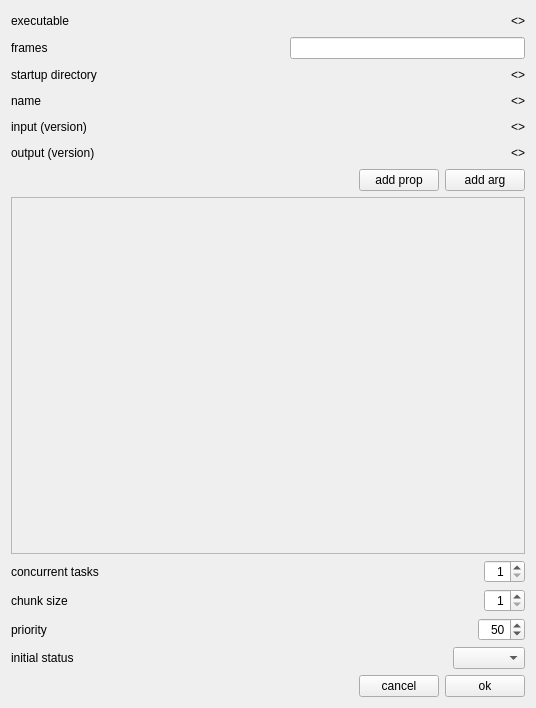
<?xml version="1.0" encoding="UTF-8"?>
<ui version="4.0">
 <class>Form</class>
 <widget class="QWidget" name="Form">
  <property name="geometry">
   <rect>
    <x>0</x>
    <y>0</y>
    <width>536</width>
    <height>708</height>
   </rect>
  </property>
  <property name="windowTitle">
   <string>Form</string>
  </property>
  <layout class="QGridLayout" name="gridLayout">
   <item row="0" column="0">
    <layout class="QVBoxLayout" name="verticalLayout">
     <item>
      <layout class="QHBoxLayout" name="horizontalLayout_2">
       <item>
        <widget class="QLabel" name="label">
         <property name="text">
          <string>executable</string>
         </property>
        </widget>
       </item>
       <item>
        <spacer name="horizontalSpacer_3">
         <property name="orientation">
          <enum>Qt::Horizontal</enum>
         </property>
         <property name="sizeHint" stdset="0">
          <size>
           <width>40</width>
           <height>20</height>
          </size>
         </property>
        </spacer>
       </item>
       <item>
        <widget class="QLabel" name="labelExecutable">
         <property name="text">
          <string>&lt;&gt;</string>
         </property>
         <property name="alignment">
          <set>Qt::AlignRight|Qt::AlignTrailing|Qt::AlignVCenter</set>
         </property>
        </widget>
       </item>
      </layout>
     </item>
     <item>
      <layout class="QHBoxLayout" name="horizontalLayout_4">
       <item>
        <widget class="QLabel" name="label_2">
         <property name="text">
          <string>frames</string>
         </property>
        </widget>
       </item>
       <item>
        <spacer name="horizontalSpacer_9">
         <property name="orientation">
          <enum>Qt::Horizontal</enum>
         </property>
         <property name="sizeHint" stdset="0">
          <size>
           <width>40</width>
           <height>20</height>
          </size>
         </property>
        </spacer>
       </item>
       <item>
        <widget class="QLineEdit" name="lineEditFrames">
         <property name="alignment">
          <set>Qt::AlignRight|Qt::AlignTrailing|Qt::AlignVCenter</set>
         </property>
        </widget>
       </item>
      </layout>
     </item>
     <item>
      <layout class="QHBoxLayout" name="horizontalLayout_5">
       <item>
        <widget class="QLabel" name="label_3">
         <property name="text">
          <string>startup directory</string>
         </property>
        </widget>
       </item>
       <item>
        <spacer name="horizontalSpacer_4">
         <property name="orientation">
          <enum>Qt::Horizontal</enum>
         </property>
         <property name="sizeHint" stdset="0">
          <size>
           <width>40</width>
           <height>20</height>
          </size>
         </property>
        </spacer>
       </item>
       <item>
        <widget class="QLabel" name="labelStartupDirectory">
         <property name="text">
          <string>&lt;&gt;</string>
         </property>
         <property name="alignment">
          <set>Qt::AlignRight|Qt::AlignTrailing|Qt::AlignVCenter</set>
         </property>
        </widget>
       </item>
      </layout>
     </item>
     <item>
      <layout class="QHBoxLayout" name="horizontalLayout_10">
       <item>
        <widget class="QLabel" name="label_9">
         <property name="text">
          <string>name</string>
         </property>
        </widget>
       </item>
       <item>
        <spacer name="horizontalSpacer_5">
         <property name="orientation">
          <enum>Qt::Horizontal</enum>
         </property>
         <property name="sizeHint" stdset="0">
          <size>
           <width>40</width>
           <height>20</height>
          </size>
         </property>
        </spacer>
       </item>
       <item>
        <widget class="QLabel" name="labelJobName">
         <property name="text">
          <string>&lt;&gt;</string>
         </property>
         <property name="alignment">
          <set>Qt::AlignRight|Qt::AlignTrailing|Qt::AlignVCenter</set>
         </property>
        </widget>
       </item>
      </layout>
     </item>
     <item>
      <layout class="QHBoxLayout" name="horizontalLayout_3">
       <item>
        <widget class="QLabel" name="label_4">
         <property name="text">
          <string>input (version)</string>
         </property>
        </widget>
       </item>
       <item>
        <spacer name="horizontalSpacer_10">
         <property name="orientation">
          <enum>Qt::Horizontal</enum>
         </property>
         <property name="sizeHint" stdset="0">
          <size>
           <width>40</width>
           <height>20</height>
          </size>
         </property>
        </spacer>
       </item>
       <item>
        <widget class="QLabel" name="labelInput">
         <property name="text">
          <string>&lt;&gt;</string>
         </property>
         <property name="alignment">
          <set>Qt::AlignRight|Qt::AlignTrailing|Qt::AlignVCenter</set>
         </property>
        </widget>
       </item>
      </layout>
     </item>
     <item>
      <layout class="QHBoxLayout" name="horizontalLayout_7">
       <item>
        <widget class="QLabel" name="label_7">
         <property name="text">
          <string>output (version)</string>
         </property>
        </widget>
       </item>
       <item>
        <spacer name="horizontalSpacer_11">
         <property name="orientation">
          <enum>Qt::Horizontal</enum>
         </property>
         <property name="sizeHint" stdset="0">
          <size>
           <width>40</width>
           <height>20</height>
          </size>
         </property>
        </spacer>
       </item>
       <item>
        <widget class="QLabel" name="labelOutput">
         <property name="text">
          <string>&lt;&gt;</string>
         </property>
         <property name="alignment">
          <set>Qt::AlignRight|Qt::AlignTrailing|Qt::AlignVCenter</set>
         </property>
        </widget>
       </item>
      </layout>
     </item>
     <item>
      <layout class="QHBoxLayout" name="horizontalLayout_11">
       <item>
        <spacer name="horizontalSpacer">
         <property name="orientation">
          <enum>Qt::Horizontal</enum>
         </property>
         <property name="sizeHint" stdset="0">
          <size>
           <width>40</width>
           <height>20</height>
          </size>
         </property>
        </spacer>
       </item>
       <item>
        <widget class="QPushButton" name="pushButtonAddProp">
         <property name="text">
          <string>add prop</string>
         </property>
        </widget>
       </item>
       <item>
        <widget class="QPushButton" name="pushButtonAddArg">
         <property name="text">
          <string>add arg</string>
         </property>
        </widget>
       </item>
      </layout>
     </item>
     <item>
      <layout class="QVBoxLayout" name="vLayoutQScroll">
       <item>
        <widget class="QScrollArea" name="scrollAreaJobProps">
         <property name="widgetResizable">
          <bool>true</bool>
         </property>
         <widget class="QWidget" name="scrollAreaWidgetContents">
          <property name="geometry">
           <rect>
            <x>0</x>
            <y>0</y>
            <width>506</width>
            <height>257</height>
           </rect>
          </property>
          <layout class="QVBoxLayout" name="verticalLayout_3">
           <item>
            <layout class="QVBoxLayout" name="vLayoutProps"/>
           </item>
          </layout>
         </widget>
        </widget>
       </item>
      </layout>
     </item>
     <item>
      <layout class="QHBoxLayout" name="horizontalLayout_8">
       <item>
        <widget class="QLabel" name="label_6">
         <property name="text">
          <string>concurrent tasks</string>
         </property>
        </widget>
       </item>
       <item>
        <spacer name="horizontalSpacer_12">
         <property name="orientation">
          <enum>Qt::Horizontal</enum>
         </property>
         <property name="sizeHint" stdset="0">
          <size>
           <width>40</width>
           <height>20</height>
          </size>
         </property>
        </spacer>
       </item>
       <item>
        <widget class="QSpinBox" name="spinBoxConcurrentTasks">
         <property name="alignment">
          <set>Qt::AlignRight|Qt::AlignTrailing|Qt::AlignVCenter</set>
         </property>
         <property name="minimum">
          <number>1</number>
         </property>
         <property name="maximum">
          <number>16</number>
         </property>
        </widget>
       </item>
      </layout>
     </item>
     <item>
      <layout class="QHBoxLayout" name="horizontalLayout_6">
       <item>
        <widget class="QLabel" name="label_5">
         <property name="text">
          <string>chunk size</string>
         </property>
        </widget>
       </item>
       <item>
        <spacer name="horizontalSpacer_6">
         <property name="orientation">
          <enum>Qt::Horizontal</enum>
         </property>
         <property name="sizeHint" stdset="0">
          <size>
           <width>40</width>
           <height>20</height>
          </size>
         </property>
        </spacer>
       </item>
       <item>
        <widget class="QSpinBox" name="spinBoxChunkSize">
         <property name="alignment">
          <set>Qt::AlignRight|Qt::AlignTrailing|Qt::AlignVCenter</set>
         </property>
         <property name="minimum">
          <number>1</number>
         </property>
        </widget>
       </item>
      </layout>
     </item>
     <item>
      <layout class="QHBoxLayout" name="horizontalLayout_9">
       <item>
        <widget class="QLabel" name="label_8">
         <property name="text">
          <string>priority</string>
         </property>
        </widget>
       </item>
       <item>
        <spacer name="horizontalSpacer_7">
         <property name="orientation">
          <enum>Qt::Horizontal</enum>
         </property>
         <property name="sizeHint" stdset="0">
          <size>
           <width>40</width>
           <height>20</height>
          </size>
         </property>
        </spacer>
       </item>
       <item>
        <widget class="QSpinBox" name="spinBoxPropPriority">
         <property name="alignment">
          <set>Qt::AlignRight|Qt::AlignTrailing|Qt::AlignVCenter</set>
         </property>
         <property name="maximum">
          <number>100</number>
         </property>
         <property name="value">
          <number>50</number>
         </property>
        </widget>
       </item>
      </layout>
     </item>
     <item>
      <layout class="QHBoxLayout" name="horizontalLayout_12">
       <item>
        <widget class="QLabel" name="label_11">
         <property name="text">
          <string>initial status</string>
         </property>
        </widget>
       </item>
       <item>
        <spacer name="horizontalSpacer_8">
         <property name="orientation">
          <enum>Qt::Horizontal</enum>
         </property>
         <property name="sizeHint" stdset="0">
          <size>
           <width>40</width>
           <height>20</height>
          </size>
         </property>
        </spacer>
       </item>
       <item>
        <widget class="QComboBox" name="comboBoxInitialStatus"/>
       </item>
      </layout>
     </item>
     <item>
      <layout class="QHBoxLayout" name="horizontalLayout">
       <item>
        <spacer name="horizontalSpacer_2">
         <property name="orientation">
          <enum>Qt::Horizontal</enum>
         </property>
         <property name="sizeHint" stdset="0">
          <size>
           <width>40</width>
           <height>20</height>
          </size>
         </property>
        </spacer>
       </item>
       <item>
        <widget class="QPushButton" name="pushButtonCancel">
         <property name="text">
          <string>cancel</string>
         </property>
        </widget>
       </item>
       <item>
        <widget class="QPushButton" name="pushButtonOk">
         <property name="text">
          <string>ok</string>
         </property>
        </widget>
       </item>
      </layout>
     </item>
    </layout>
   </item>
  </layout>
 </widget>
 <resources/>
 <connections/>
</ui>
